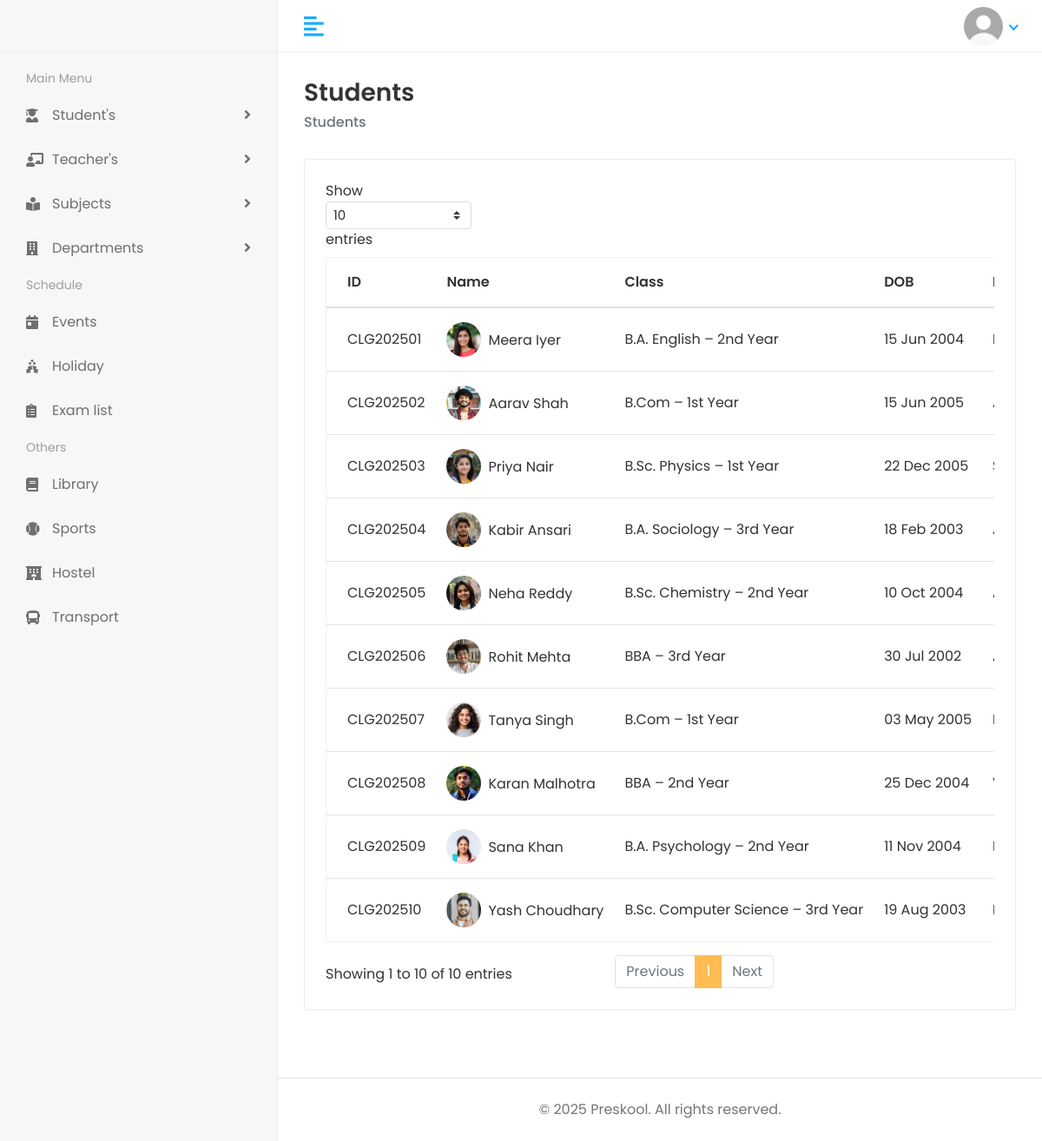
The page /student/ on the database its author committed.
### student/models.py (models this page shows, shortened)
class Student(models.Model):
    first_name = models.CharField(max_length=100)
    last_name = models.CharField(max_length=100)
    student_id = models.CharField(max_length=20)
    gender = models.CharField(max_length=10, choices=[('Male', 'Male'), ('Female', 'Female'), ('Others', 'Others')])
    date_of_birth = models.DateField()
    student_class = models.CharField(max_length=50)
    religion = models.CharField(max_length=50)
    joining_date = models.DateField()
    mobile_number = models.CharField(max_length=15)
    admission_number = models.CharField(max_length=20)
    section = models.CharField(max_length=10)
    student_image = models.ImageField(upload_to='students/', blank=True)
    parent = models.OneToOneField(Parent, on_delete=models.CASCADE)
    slug = models.SlugField(max_length=255, unique=True, blank=True)

### student/views.py (the view)
# urls.py: path("", views.student_list, name='student_list'),
def student_list(request):
    student_list = Student.objects.select_related('parent').all()
    context = {
        'student_list': student_list
    }
    return render(request, "students/students.html", context)

### templates/students/students.html (shortened to what this page needs)
{% extends 'Home/base.html' %}
{% load static %}
{% block body %}
<div class="page-wrapper">
   <div class="content container-fluid">
      <div class="page-header">
         <div class="row align-items-center">
            <div class="col">
               <h3 class="page-title">Students</h3>
               <ul class="breadcrumb">
                  <li class="breadcrumb-item active">Students</li>
               </ul>
            </div>
         </div>
      </div>
      <div class="row">
         <div class="col-sm-12">
            <div class="card card-table">
               <div class="card-body">
                  <div class="table-responsive">
                     <table class="table table-hover table-center mb-0 datatable">
                        <thead>
                           <tr>
                              <th>ID</th>
                              <th>Name</th>
                              <th>Class</th>
                              <th>DOB</th>
                              <th>Parent Name</th>
                           </tr>
                        </thead>
                        <tbody>
                           {% for student in student_list %}
                           <tr>
                              <td>{{ student.student_id}}</td>
                              <td>
                                 <h2 class="table-avatar">
                                    <a href="{% url 'view_student' student.student_id %}" class="avatar avatar-sm mr-2">
                                       {% if student.student_image %}
                                       <img class="avatar-img rounded-circle" src="{{ student.student_image.url }}"
                                          alt="User Image">
                                       {% else %}
                                       <img class="avatar-img rounded-circle"
                                          src="{% static 'assets/img/profiles/default-profile.png' %}" alt="No Image">
                                       {% endif %}
                                    </a>
                                    <a href="{% url 'view_student' student.student_id %}">{{ student.first_name }}
                                       {{student.last_name}}</a>
                                 </h2>
                              </td>
                              <td>{{ student.student_class }}</td>
                              <td>{{ student.date_of_birth|date:"d M Y" }}</td>
                              <td>{{ student.parent.father_name }} / {{ student.parent.mother_name }}</td>
                           </tr>
                           {% endfor %}
                        </tbody>
                     </table>
                  </div>
               </div>
            </div>
         </div>
      </div>
   </div>
   <footer class="text-center py-4 mt-5 border-top">
      <p class="mb-0 text-muted">&copy; 2025 Preskool. All rights reserved.</p>
   </footer>
</div>
</body>
</html>
{% endblock %}

### static/assets/css/style.css (style rules this page uses)
html { height: 100%; }
body { background-color: #fff; color: #333; font-family: 'Poppins', sans-serif; font-size: 1rem; height: 100%; line-height: 1.5; overflow-x: hidden; }
h1, h2, h3, h4, h5, h6 { font-family: 'Poppins', sans-serif; margin-top: 0; }
a { color: #009ce7; }
input, button, a { transition: all 0.4s ease; -moz-transition: all 0.4s ease; -o-transition: all 0.4s ease; -ms-transition: all 0.4s ease; -webkit-transition: all 0.4s ease; }
ul, ol { padding: 0px; list-style: none; }
.table { color: #333; max-width: 100%; margin-bottom: 0; width: 100%; }
.table.dataTable { border-collapse: collapse !important; border: 1px solid rgba(0, 0, 0, 0.05); }
table.table td h2 { display: inline-block; font-size: inherit; font-weight: 400; margin: 0; padding: 0; vertical-align: middle; }
table.table td h2.table-avatar { align-items: center; display: inline-flex; font-size: inherit; font-weight: 400; margin: 0; padding: 0; vertical-align: middle; white-space: nowrap; }
table.table td h2 a { color: #333; }
.table thead tr th { font-weight: 600; }
.table tbody tr { border-bottom: 1px solid rgba(0, 0, 0, 0.05); }
.table.table-center td, .table.table-center th { vertical-align: middle; }
.card-table .card-body .table > thead > tr > th { border-top: 0; }
.card-table .card-body .table tr td:first-child, .card-table .card-body .table tr th:first-child { padding-left: 1.5rem; }
.card-table .table td, .card-table .table th { border-top: 1px solid #e2e5e8; padding: 1rem 0.75rem; white-space: nowrap; }
.text-muted { color: #757575 !important; }
.card { border: 1px solid #ececf5; box-shadow: 0 1px 3px 0 rgba(0, 0, 0, 0.03); margin-bottom: 1.875rem; }
.card-body { padding: 1.5rem; }
.avatar { position: relative; display: inline-block; width: 3rem; height: 3rem }
.avatar > img { width: 100%; height: 100%; -o-object-fit: cover; object-fit: cover; }
.avatar-sm { width: 2.5rem; height: 2.5rem; }
footer { padding: 1.875rem 1.875rem; border-top: 1px solid #ddd; }
footer p { margin: 0px; }
.page-wrapper { margin-left: 320px; padding-top: 60px; position: relative; transition: all 0.4s ease; }
.page-wrapper > .content { padding: 1.875rem 1.875rem 0; }
.page-header { margin-bottom: 1.875rem; }
.page-header .breadcrumb { background-color: transparent; color: #6c757d; font-size: 1rem; font-weight: 500; margin-bottom: 0; padding: 0; }
.page-title { font-size: 28px; font-weight: 600; color: #333; margin-bottom: 5px; }

### rows shown on the page
Student: student_id "CLG202501", student_image (picture), first_name "Meera", last_name "Iyer", student_class "B.A. English – 2nd Year", date_of_birth "15 Jun 2004"
Student: student_id "CLG202502", student_image (picture), first_name "Aarav", last_name "Shah", student_class "B.Com – 1st Year", date_of_birth "15 Jun 2005"
Student: student_id "CLG202503", student_image (picture), first_name "Priya", last_name "Nair", student_class "B.Sc. Physics – 1st Year", date_of_birth "22 Dec 2005"
Student: student_id "CLG202504", student_image (picture), first_name "Kabir", last_name "Ansari", student_class "B.A. Sociology – 3rd Year", date_of_birth "18 Feb 2003"
Student: student_id "CLG202505", student_image (picture), first_name "Neha", last_name "Reddy", student_class "B.Sc. Chemistry – 2nd Year", date_of_birth "10 Oct 2004"
Student: student_id "CLG202506", student_image (picture), first_name "Rohit", last_name "Mehta", student_class "BBA – 3rd Year", date_of_birth "30 Jul 2002"
Student: student_id "CLG202507", student_image (picture), first_name "Tanya", last_name "Singh", student_class "B.Com – 1st Year", date_of_birth "03 May 2005"
Student: student_id "CLG202508", student_image (picture), first_name "Karan", last_name "Malhotra", student_class "BBA – 2nd Year", date_of_birth "25 Dec 2004"
Student: student_id "CLG202509", student_image (picture), first_name "Sana", last_name "Khan", student_class "B.A. Psychology – 2nd Year", date_of_birth "11 Nov 2004"
Student: student_id "CLG202510", student_image (picture), first_name "Yash", last_name "Choudhary", student_class "B.Sc. Computer Science – 3rd Year", date_of_birth "19 Aug 2003"
